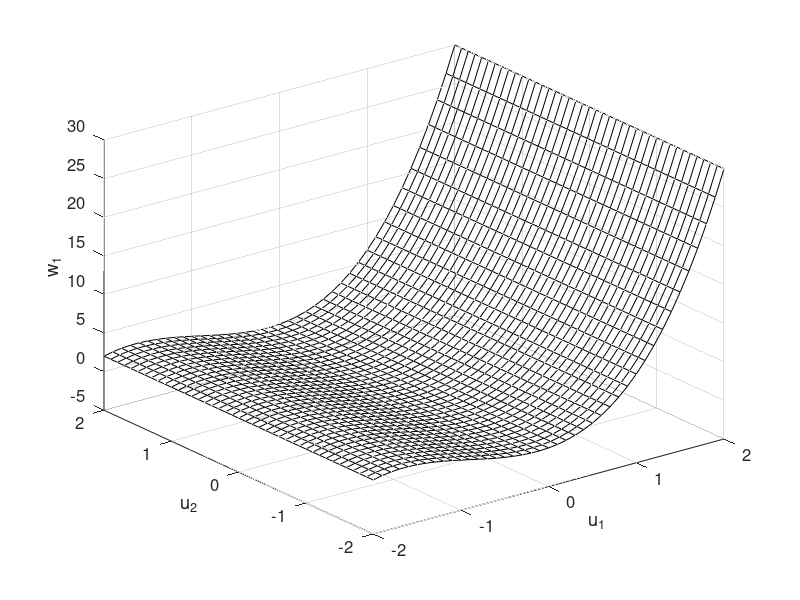

Source code (MATLAB): (Note: this script raises an error after producing the figure.)
clearvars -except FIGURE_NAME

uss1 = [-2:0.1:2];
uss2 = [-2:0.1:2];
%vss1 = uss1 + 4*uss1.^2 + 1.5*uss1.^3;
%vss2 = uss2 + 3*uss2.^2 + 2*uss2.^3;

[USS1,USS2] = meshgrid(uss1,uss2);
VSS1 = USS1 + 4*USS1.^2 + 1.5*USS1.^3;
VSS2 = USS2 + 3*USS2.^2 + 2*USS2.^3;

fontsize = 12;

%% fig 1
h = figure('Position', [200 200 400 300]);
s = surf(USS1,USS2,VSS1);

set(s,'facecolor','none')
%colormap(gray)

zlabel('w_1', 'fontsize', fontsize);
ylabel('u_2', 'fontsize', fontsize);
xlabel('u_1', 'fontsize', fontsize);

axis auto
set(gca, 'fontsize', fontsize);
set(gcf, 'Color', 'w');

export_fig(h, [FIGURE_NAME,'_1','.pdf'], '-q101', '-p0.01');

%% fig 2
h = figure('Position', [200 200 400 300]);
s = surf(USS1,USS2,VSS2);

set(s,'facecolor','none')
%colormap(gray)

zlabel('w_2', 'fontsize', fontsize);
ylabel('u_2', 'fontsize', fontsize);
xlabel('u_1', 'fontsize', fontsize);

axis auto
set(gca, 'fontsize', fontsize);
set(gcf, 'Color', 'w');

export_fig(h, [FIGURE_NAME,'_2','.pdf'], '-q101', '-p0.01');